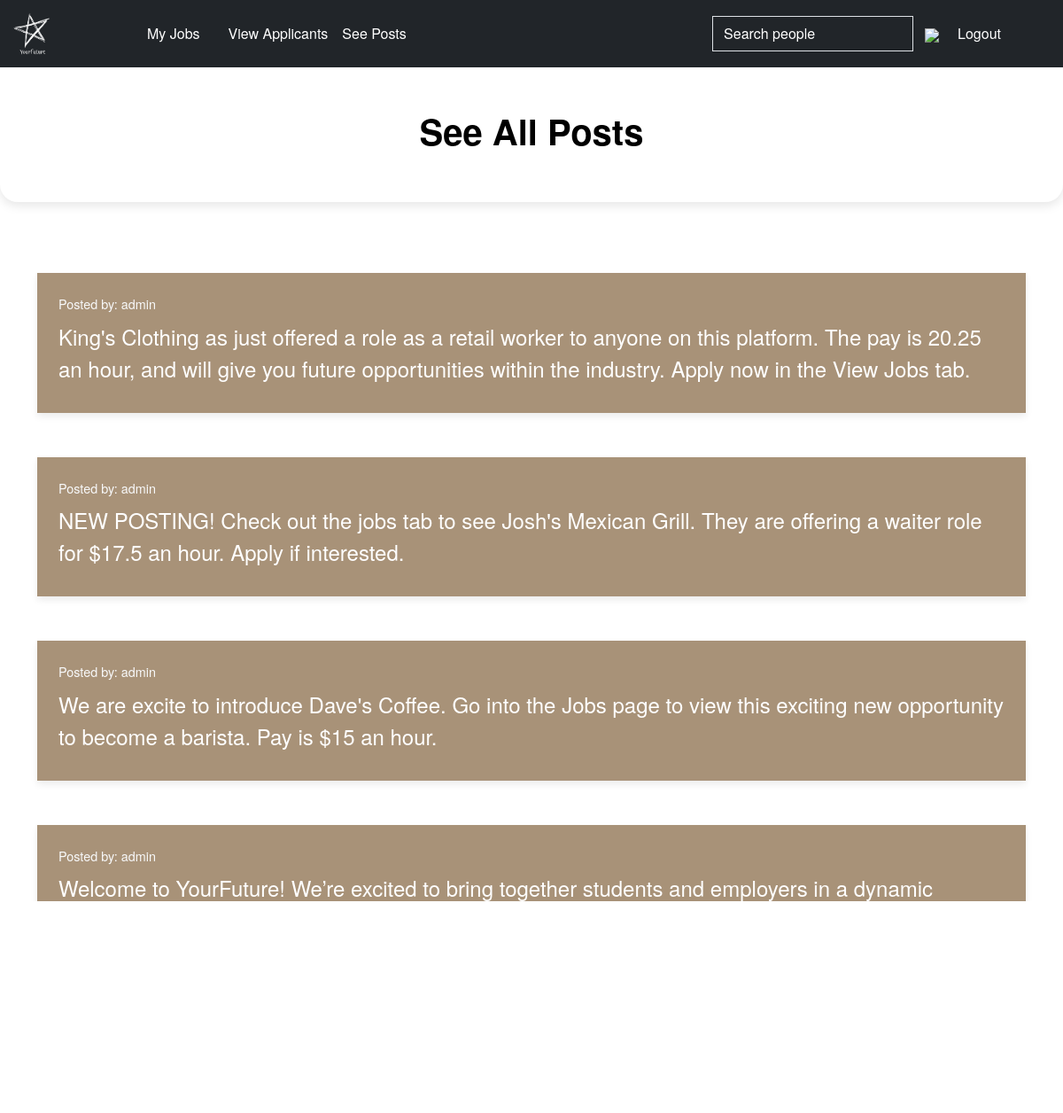
Page /eViewPosts (signed in) on the committed database.
### tables this page shows
CREATE TABLE "students" (
	"id"	INTEGER,
	"name"	TEXT NOT NULL,
	"email"	TEXT NOT NULL UNIQUE,
	"password"	text NOT NULL,
	"Role"	TEXT NOT NULL,
	"status"	TEXT,
	PRIMARY KEY("id" AUTOINCREMENT)
);

CREATE TABLE "posts" (
	"id"	INTEGER NOT NULL UNIQUE,
	"added_by"	INTEGER NOT NULL,
	"content"	TEXT NOT NULL,
	PRIMARY KEY("id" AUTOINCREMENT)
);

### blueprints/employer.py (the view)
@login_required
@employer_bp.route('/eViewPosts', methods = ["GET"])
def seePosts():
    conn = get_db()
    cursor = conn.cursor()
    cursor.execute("SELECT * FROM posts")
    get_post = cursor.fetchall()
    posts = []
    for get in get_post:
        cursor.execute("SELECT name FROM students WHERE id = ?", (get["added_by"],))
        adder = cursor.fetchone()
        for add in adder:
            posts.insert(0,{"added_by":add, "content":get["content"],"id":get["id"]})
    conn.close()
    return render_template("ePosts.html", posts = posts)

### db.py (called while the page is built)
def get_db():
    if not hasattr(g, 'sqlite_db'):
        g.sqlite_db = sqlite3.connect(Config.DATABASE, check_same_thread=False, timeout=10)
        g.sqlite_db.row_factory = sqlite3.Row
    return g.sqlite_db

### templates/ePosts.html (shortened to what this page needs)
{% extends "employer.html" %}
{% block main %}
<div class="custom-welcome">
    <div class="container">
        <h1 class = "fw-bold">See All Posts</h1>
    </div>
</div>
<div class="container-fluid px-0 mb-2">
    <div class="container">
        <div class="row">
            <div class="justfiy-content-center">
                {% for post in posts %}
                <div class="card post-card ">
                    <div class="post">
                        <p class="text-light">Posted by: {{ post.added_by }}</p>
                        <p class = "fs-4 text-white">{{ post.content }}</p>
                    </div>
                </div>
                {% endfor %}
            </div>
{% endblock %}

### static/style.css (style rules this page uses)
html, body { margin: 0; padding: 0; width: 100%; height: 100%; }
body { background-color: white; background-size: cover; background-position: center; background-repeat: no-repeat; background-attachment: fixed; font-family: 'Helvetica Neue', Arial, sans-serif; color:black; height: 100vh; }
.card { border: none; box-shadow: 0 4px 8px rgba(0, 0, 0, 0.1); margin-bottom: 25px; background-color: rgba(139, 110, 75, 0.75); color: white; border-radius: 0; overflow: hidden; transition: transform 0.2s, box-shadow 0.3s; }
.post { padding: 1.5rem; }
.post p { color: white; margin-bottom: 0.5rem; font-size: 0.9rem; }
.card { box-shadow: 0 2px 4px rgba(0, 0, 0, 0.1); margin-top: 50px; justify-content: center; }
.custom-welcome { background-color: white; padding: 25px; border-radius: 8px; box-shadow: 0 4px 12px rgba(0, 0, 0, 0.1); margin-bottom: 30px; }

### templates/ePosts.html (style rules this page uses)
body { background-color: rgba(255, 255, 255, 0); }
.custom-welcome { color: black; padding: 3rem 0; border-radius: 0 0 20px 20px; text-align: center; box-shadow: 0 4px 12px rgba(0, 0, 0, 0.1); }
.card { border: none; box-shadow: 0 4px 8px rgba(0, 0, 0, 0.08); margin-bottom: 1.5rem; border-radius: 0px; overflow: hidden; transition: transform 0.2s, box-shadow 0.3s; }
.post-card { background-color: rgba(139, 110, 75, 0.75); color: white; }
.post { padding: 1.5rem; }
.post p { color: white; margin-bottom: 0.5rem; }

### rows in the picture
students: added_by "admin" "admin" "admin" "admin"
posts: content "King's Clothing as just offered a role as a retail worker to anyone on this platform. The pay is 20.25 an hour, and will give you future opportunities within the industry. Apply now in the View Jobs tab."
posts: content "NEW POSTING! Check out the jobs tab to see Josh's Mexican Grill. They are offering a waiter role for $17.5 an hour. Apply if interested."
posts: content "We are excite to introduce Dave's Coffee. Go into the Jobs page to view this exciting new opportunity to become a barista. Pay is $15 an hour."
posts: content "Welcome to YourFuture! We’re excited to bring together students and employers in a dynamic community where opportunities and talent collide. For students, this platform is your gateway to discovering career paths, internships, and job opportunities that align with your skills and goals. For employers, it’s a chance to connect with motivated students ready to make a real impact. Whether you're looking to hire interns, recent graduates, or future leaders, YourFuture offers the perfect platform to find the talent you need. Let’s connect and create bright futures together!"
